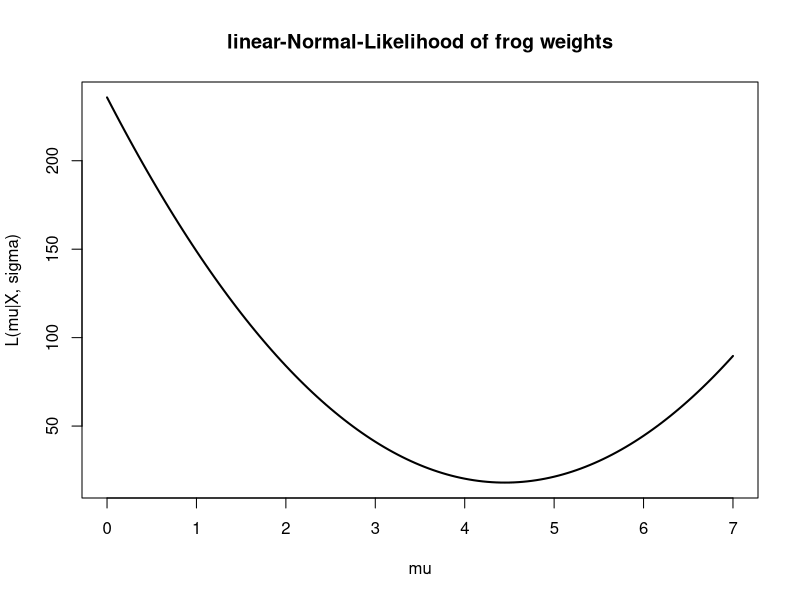

Source code (R): (Note: this script raises an error after producing the figure.)
#Maximum Likelihood functions:
lnL_Normal = function(data, mu){
  y = sum( (data-mu)^(2) ) + log(2*pi)*(10/2)
}

L_Normal = function(data, mu){
  y = -1*(2*pi)^(-(length(data)/2)) * exp(-0.5*(sum((data-mu)^2)))
}




#Discrete Data...
frogs = c(4.87,3.89,6.16,5.84,4.00,3.25,3.68,4.36,4.14,5.14,3.61)
xbar = mean(frogs)
print(xbar)
mu_domain = seq(from=0, to=7, by=0.05)


#...But Clearly the function is not Discrete. WHy? Because this is a function of *parameter values* --> ie: The discrete sample are the PARAMETERS.
plot(mu_domain, sapply(mu_domain, lnL_Normal, data=frogs), xlab="mu",
     ylab="L(mu|X, sigma)", main="linear-Normal-Likelihood of frog weights", 
     type ="l", lwd=2)




#Optimization via gradient-descent(?)
#------------------
optim(par=1, fn=function(mu){sapply(mu,L_Normal,data=frogs)}, control=list(fnscale=-1),method="Brent",lower=0,upper=7)






#-------------------------------------------------------------------
lnL_Exponential = function(lambda, data){
  L = (length(data)*log(lambda)) -  (lambda * (sum(data)))
  
}

L_Exponential = function(lambda, data){
  L = lambda^(length(data)) * exp(-lambda*sum(data))
}

  

l_domain = seq(from=0, to=10, by=0.005)

plot(l_domain, sapply(l_domain, L_Exponential, data=datas), 
     type ="l", lwd=2)




#Optimization via gradient-descent(?)
#------------------
optim(par=1, fn=function(mu){sapply(mu,L_Normal,data=frogs)}, control=list(fnscale=-1),method="Brent",lower=0,upper=7)
